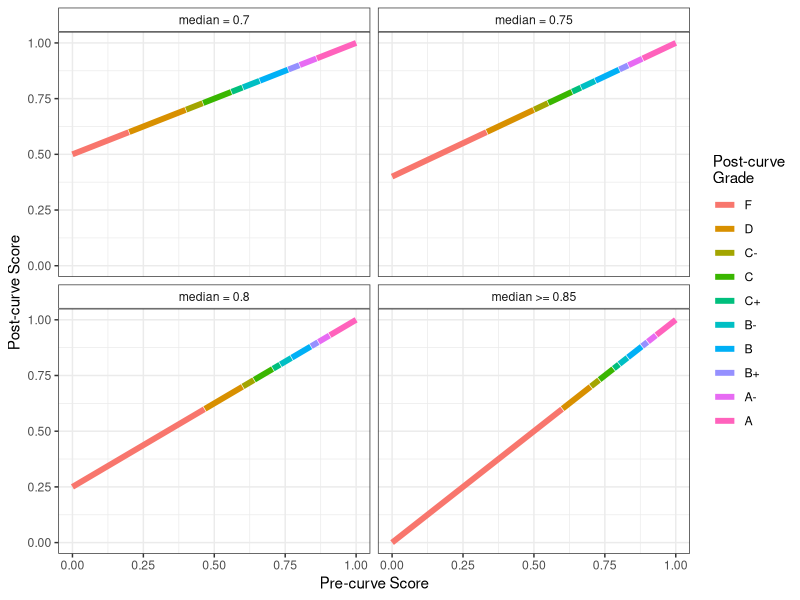

The R source for this figure:
## ---- chunk 1
knitr::opts_chunk$set(echo = TRUE)
## ---- chunk 2
library(tidyverse)
gradedf <- tribble(~Component, ~`Graduate (613)`, ~`Undergraduate (413)`,
                   "Assignments", 0.4, 0.4,
                   "Exam 1", 0.12, 0.12,
                   "Exam 2", 0.12, 0.12,
                   "Final Exam", 0.16, 0.16,
                   "Final Project", 0.2, 0,
                   "Attendance and Participation", 0, 0.2)
knitr::kable(gradedf)
## ---- chunk 3
curve_df <- data.frame(Grade = c("A", "A-", "B+", "B", "B-", "C+", "C", "C-", "D", "F"),
                       Lower = c(93, 90, 88, 83, 80, 78, 73, 70, 60, 0),
                       Upper = c(100, 92, 89, 87, 82, 79, 77, 72, 69, 59))
knitr::kable(curve_df)
## ---- chunk 4
library(plyr)
get_curve <- function(x, m) {
  (0.85 - m) / (1 - m) * (1 - x) + x
}
get_lettergrade <- function(x) {
  cut(x, breaks = c(-Inf, 0.6, 0.7, 0.73, 0.78, 0.8, 0.83, 0.88, 0.9, 0.93, Inf)) %>%
    mapvalues(from = c("(-Inf,0.6]", "(0.6,0.7]", "(0.7,0.73]", "(0.73,0.78]", "(0.78,0.8]", "(0.8,0.83]", "(0.83,0.88]", "(0.88,0.9]", "(0.9,0.93]", "(0.93, Inf]"), to = c("F", "D", "C-", "C", "C+", "B-", "B", "B+", "A-", "A"))
}
x <- seq(0, 1, length = 500)
y1 <- get_curve(x, 0.7)
lg1 <- get_lettergrade(y1)
y2 <- get_curve(x, 0.75)
lg2 <- get_lettergrade(y2)
y3 <- get_curve(x, 0.8)
lg3 <- get_lettergrade(y3)
y4 <- get_curve(x, 0.85)
lg4 <- get_lettergrade(y4)

dfdat <- data.frame(x = rep(x, 4),
                    y = c(y1, y2, y3, y4),
                    m = rep(c("median = 0.7", "median = 0.75", "median = 0.8", "median >= 0.85"), each = length(x)),
                    lg = unlist(list(lg1, lg2, lg3, lg4)))
pl <- ggplot(dfdat, aes(x = x, y = y, color = lg)) +
  geom_line(lwd = 2) +
  facet_wrap(~ m) +
  theme_bw() +
  theme(strip.background = element_rect(fill = "white")) +
  xlab("Pre-curve Score") +
  ylab("Post-curve Score") +
  guides(color=guide_legend(title="Post-curve\nGrade"))
print(pl)
